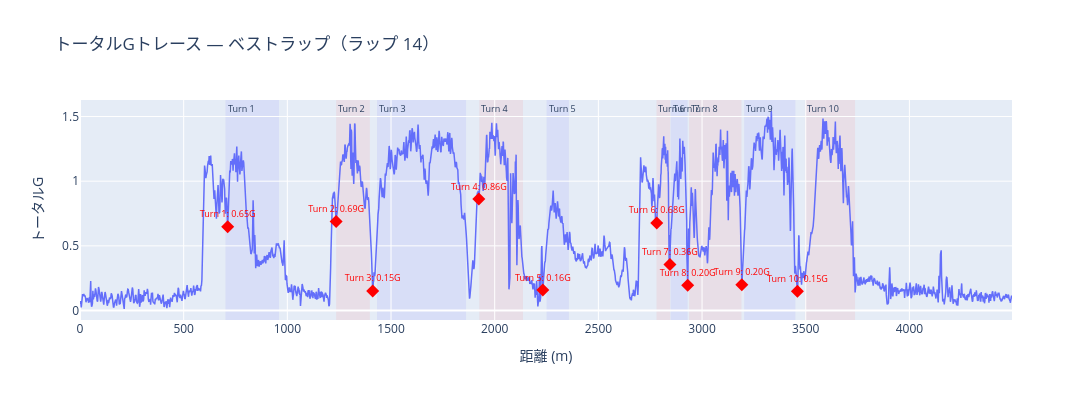

Notebook code cell kept with this figure:
### Code cell
# トータルGトレース — ベストラップのコーナーシェーディングとGホールマーカー付き
# ベストラップのトータルG vs 距離をコーナー領域ハイライト付きで表示

if len(g_util_df) > 0:
    gps_speed_ch = CHANNEL_NAMES["gps_speed"]

    bl_channels = ["distance_m", gps_speed_ch, lateral_g_ch]
    if inline_g_ch:
        bl_channels.append(inline_g_ch)

    bl_aligned = (
        log.filter_by_lap(best_lap_num)
        .select_channels(bl_channels)
        .resample_to_channel("distance_m")
        .channels
    )

    bl_dist = bl_aligned["distance_m"].column("distance_m").to_numpy()
    bl_speed = bl_aligned[gps_speed_ch].column(gps_speed_ch).to_numpy() * 3.6
    bl_lat_g = bl_aligned[lateral_g_ch].column(lateral_g_ch).to_numpy()

    if inline_g_ch:
        bl_inl_g = bl_aligned[inline_g_ch].column(inline_g_ch).to_numpy()
    else:
        # 速度から導出
        spd_ms = bl_speed / 3.6
        dd = np.diff(bl_dist)
        avg_spd = (spd_ms[:-1] + spd_ms[1:]) / 2
        safe_avg = np.where(avg_spd > 0.1, avg_spd, 0.1)
        dt = dd / safe_avg
        dv = np.diff(spd_ms)
        safe_dt = np.where(dt > 1e-6, dt, 1e-6)
        accel = dv / safe_dt / 9.81
        accel = np.concatenate([[accel[0]], accel])
        kernel = np.ones(5) / 5
        bl_inl_g = np.convolve(accel, kernel, mode="same")

    bl_total_g = np.sqrt(bl_lat_g**2 + bl_inl_g**2)

    fig = go.Figure()

    # コーナーシェーディングを追加
    corner_colors = ["rgba(100,100,255,0.1)", "rgba(255,100,100,0.1)"]
    for i, corner in enumerate(corners):
        fig.add_vrect(
            x0=corner.start_dist,
            x1=corner.end_dist,
            fillcolor=corner_colors[i % 2],
            layer="below",
            line_width=0,
            annotation_text=corner.name,
            annotation_position="top left",
            annotation_font_size=9,
        )

    # トータルGトレース
    fig.add_trace(
        go.Scatter(
            x=bl_dist,
            y=bl_total_g,
            mode="lines",
            name="トータルG",
            line=dict(color="#636EFA", width=1.5),
        )
    )

    # ベストラップのg_util_dfからGホールマーカーを追加
    best_lap_g = g_util_df[g_util_df["lap_num"] == best_lap_num]
    if "total_g_min_dist" in best_lap_g.columns and len(best_lap_g) > 0:
        fig.add_trace(
            go.Scatter(
                x=best_lap_g["total_g_min_dist"],
                y=best_lap_g["total_g_min"],
                mode="markers+text",
                marker=dict(size=10, color="red", symbol="diamond"),
                text=[
                    f"{row['corner_name']}: {row['total_g_min']:.2f}G"
                    for _, row in best_lap_g.iterrows()
                ],
                textposition="top center",
                textfont=dict(size=9, color="red"),
                name="Gホール",
            )
        )

    fig.update_layout(
        title=f"トータルGトレース — ベストラップ（ラップ {best_lap_num}）",
        xaxis_title="距離 (m)",
        yaxis_title="トータルG",
        width=1100,
        height=400,
        showlegend=False,
    )
    show_fig(fig)
else:
    print("トータルGトレースに使用できるGユーティライゼーションデータがありません")

### Figure 1 — Plotly figure (JSON) as saved in the notebook; plotly's stock layout.template omitted (floating-point values rounded to 4 significant figures; data arrays with more than 128 entries replaced by an {"elided": "..."} marker saying what was removed)
{"data": [{"line": {"color": "#636EFA", "width": 1.5}, "mode": "lines", "name": "トータルG", "type": "scatter", "x": {"elided": "3126 float values"}, "y": {"elided": "3126 float values"}}, {"marker": {"color": "red", "size": 10, "symbol": "diamond"}, "mode": "markers+text", "name": "Gホール", "text": ["Turn 1: 0.65G", "Turn 2: 0.69G", "Turn 3: 0.15G", "Turn 4: 0.86G", "Turn 5: 0.16G", "Turn 6: 0.68G", "Turn 7: 0.36G", "Turn 8: 0.20G", "Turn 9: 0.20G", "Turn 10: 0.15G"], "textfont": {"color": "red", "size": 9}, "textposition": "top center", "type": "scatter", "x": [712.3, 1235.0, 1412.0, 1923.0, 2232.0, 2782.0, 2845.0, 2931.0, 3192.0, 3460.0], "y": [0.6485, 0.688, 0.1519, 0.8617, 0.158, 0.6771, 0.357, 0.1963, 0.1997, 0.1495]}], "layout": {"annotations": [{"font": {"size": 9}, "showarrow": false, "text": "Turn 1", "x": 701.8, "xanchor": "left", "xref": "x", "y": 1, "yanchor": "top", "yref": "y domain"}, {"font": {"size": 9}, "showarrow": false, "text": "Turn 2", "x": 1236.0, "xanchor": "left", "xref": "x", "y": 1, "yanchor": "top", "yref": "y domain"}, {"font": {"size": 9}, "showarrow": false, "text": "Turn 3", "x": 1433.0, "xanchor": "left", "xref": "x", "y": 1, "yanchor": "top", "yref": "y domain"}, {"font": {"size": 9}, "showarrow": false, "text": "Turn 4", "x": 1926.0, "xanchor": "left", "xref": "x", "y": 1, "yanchor": "top", "yref": "y domain"}, {"font": {"size": 9}, "showarrow": false, "text": "Turn 5", "x": 2251.0, "xanchor": "left", "xref": "x", "y": 1, "yanchor": "top", "yref": "y domain"}, {"font": {"size": 9}, "showarrow": false, "text": "Turn 6", "x": 2780.0, "xanchor": "left", "xref": "x", "y": 1, "yanchor": "top", "yref": "y domain"}, {"font": {"size": 9}, "showarrow": false, "text": "Turn 7", "x": 2849.0, "xanchor": "left", "xref": "x", "y": 1, "yanchor": "top", "yref": "y domain"}, {"font": {"size": 9}, "showarrow": false, "text": "Turn 8", "x": 2938.0, "xanchor": "left", "xref": "x", "y": 1, "yanchor": "top", "yref": "y domain"}, {"font": {"size": 9}, "showarrow": false, "text": "Turn 9", "x": 3203.0, "xanchor": "left", "xref": "x", "y": 1, "yanchor": "top", "yref": "y domain"}, {"font": {"size": 9}, "showarrow": false, "text": "Turn 10", "x": 3496.0, "xanchor": "left", "xref": "x", "y": 1, "yanchor": "top", "yref": "y domain"}], "height": 400, "shapes": [{"fillcolor": "rgba(100,100,255,0.1)", "layer": "below", "line": {"width": 0}, "type": "rect", "x0": 701.8, "x1": 959.8, "xref": "x", "y0": 0, "y1": 1, "yref": "y domain"}, {"fillcolor": "rgba(255,100,100,0.1)", "layer": "below", "line": {"width": 0}, "type": "rect", "x0": 1236.0, "x1": 1398.0, "xref": "x", "y0": 0, "y1": 1, "yref": "y domain"}, {"fillcolor": "rgba(100,100,255,0.1)", "layer": "below", "line": {"width": 0}, "type": "rect", "x0": 1433.0, "x1": 1862.0, "xref": "x", "y0": 0, "y1": 1, "yref": "y domain"}, {"fillcolor": "rgba(255,100,100,0.1)", "layer": "below", "line": {"width": 0}, "type": "rect", "x0": 1926.0, "x1": 2136.0, "xref": "x", "y0": 0, "y1": 1, "yref": "y domain"}, {"fillcolor": "rgba(100,100,255,0.1)", "layer": "below", "line": {"width": 0}, "type": "rect", "x0": 2251.0, "x1": 2358.0, "xref": "x", "y0": 0, "y1": 1, "yref": "y domain"}, {"fillcolor": "rgba(255,100,100,0.1)", "layer": "below", "line": {"width": 0}, "type": "rect", "x0": 2780.0, "x1": 2846.0, "xref": "x", "y0": 0, "y1": 1, "yref": "y domain"}, {"fillcolor": "rgba(100,100,255,0.1)", "layer": "below", "line": {"width": 0}, "type": "rect", "x0": 2849.0, "x1": 2930.0, "xref": "x", "y0": 0, "y1": 1, "yref": "y domain"}, {"fillcolor": "rgba(255,100,100,0.1)", "layer": "below", "line": {"width": 0}, "type": "rect", "x0": 2938.0, "x1": 3190.0, "xref": "x", "y0": 0, "y1": 1, "yref": "y domain"}, {"fillcolor": "rgba(100,100,255,0.1)", "layer": "below", "line": {"width": 0}, "type": "rect", "x0": 3203.0, "x1": 3450.0, "xref": "x", "y0": 0, "y1": 1, "yref": "y domain"}, {"fillcolor": "rgba(255,100,100,0.1)", "layer": "below", "line": {"width": 0}, "type": "rect", "x0": 3496.0, "x1": 3738.0, "xref": "x", "y0": 0, "y1": 1, "yref": "y domain"}], "showlegend": false, "title": {"text": "トータルGトレース — ベストラップ（ラップ 14）"}, "width": 1100, "xaxis": {"title": {"text": "距離 (m)"}}, "yaxis": {"title": {"text": "トータルG"}}}}
